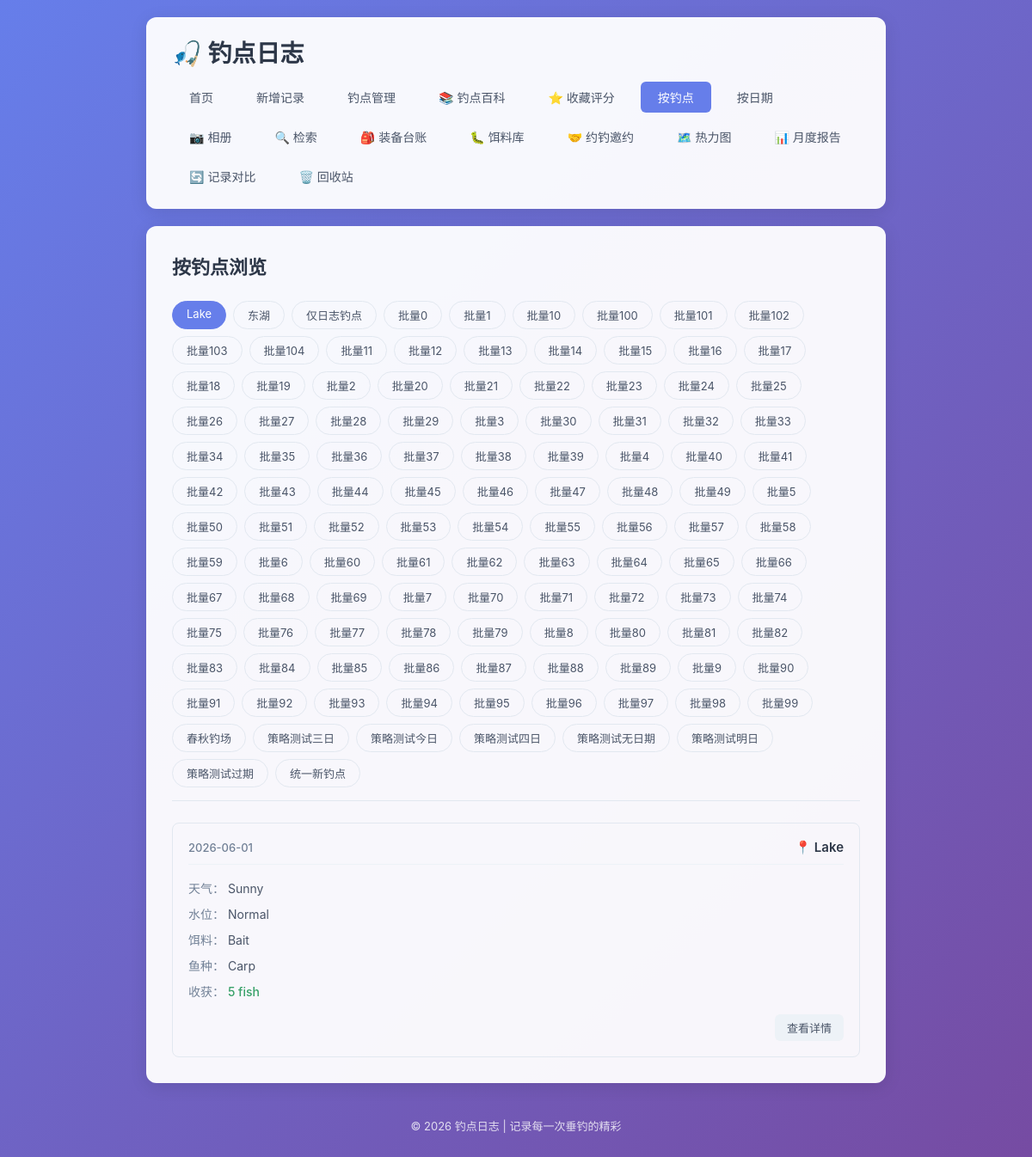
/by-spot, run on an earlier commit of the app's database.
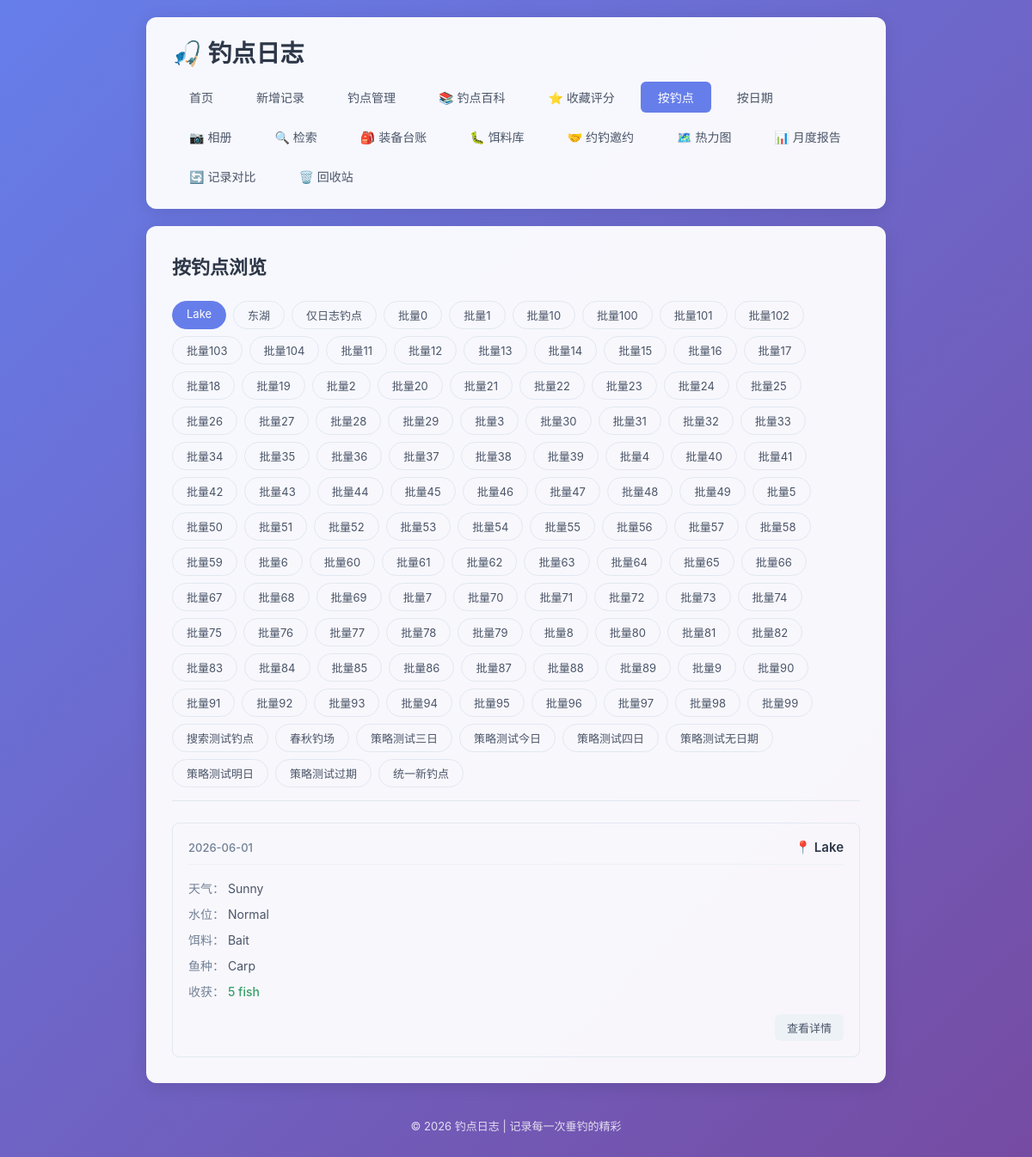
And on a later commit of the database.
### tables this page shows
CREATE TABLE fishing_logs (
            id INTEGER PRIMARY KEY AUTOINCREMENT,
            spot TEXT NOT NULL,
            weather TEXT NOT NULL,
            water_level TEXT NOT NULL,
            bait TEXT NOT NULL,
            fish_species TEXT NOT NULL,
            harvest TEXT NOT NULL,
            next_strategy TEXT,
            created_at DATE NOT NULL
        , temperature TEXT, humidity TEXT, wind TEXT, deleted_at TIMESTAMP, next_strategy_date DATE);

### app.py (the view)
@app.route('/by-spot')
def by_spot():
    conn = get_db()
    spots = conn.execute('SELECT DISTINCT spot FROM fishing_logs WHERE deleted_at IS NULL ORDER BY spot').fetchall()
    spot_list = [row['spot'] for row in spots]
    selected_spot = request.args.get('spot', spot_list[0] if spot_list else None)
    logs = []
    log_photos_dict = {}
    if selected_spot:
        log_rows = conn.execute(
            'SELECT * FROM fishing_logs WHERE spot = ? AND deleted_at IS NULL ORDER BY created_at DESC, id DESC',
            (selected_spot,)
        ).fetchall()
        logs = [dict(row) for row in log_rows]
        log_ids = [log['id'] for log in logs]
        if log_ids:
            placeholders = ','.join('?' * len(log_ids))
            photo_rows = conn.execute(
                f'SELECT * FROM log_photos WHERE log_id IN ({placeholders}) ORDER BY log_id, sort_order, id',
                log_ids
            ).fetchall()
            for photo in photo_rows:
                p = dict(photo)
                p['url'] = f'/static/uploads/{p["filename"]}'
                if p['log_id'] not in log_photos_dict:
                    log_photos_dict[p['log_id']] = []
                log_photos_dict[p['log_id']].append(p)
        for log in logs:
            log['photos'] = log_photos_dict.get(log['id'], [])
            log['photo_count'] = len(log['photos'])
    conn.close()
    return render_template('by_spot.html', spot_list=spot_list, selected_spot=selected_spot, logs=logs)

### app.py (called while the page is built)
def get_db():
    conn = sqlite3.connect(DB_PATH)
    conn.row_factory = sqlite3.Row
    return conn

### templates/by_spot.html (shortened to what this page needs)
{% extends 'base.html' %}
{% block content %}
    <div class="page-header">
        <h2>按钓点浏览</h2>
    </div>
    {% if spot_list %}
        <div class="filter-bar">
            {% for spot in spot_list %}
                <a href="{{ url_for('by_spot', spot=spot) }}"
                   class="filter-btn {% if spot == selected_spot %}active{% endif %}">
                    {{ spot }}
                </a>
            {% endfor %}
        </div>
        {% if logs %}
            <div class="log-list">
                {% for log in logs %}
                    <div class="log-card">
                        <div class="log-header">
                            <span class="log-date">{{ log['created_at'] }}</span>
                            <span class="log-spot">📍 {{ log['spot'] }}</span>
                        </div>
                        <div class="log-body">
                            <div class="log-row">
                                <span class="label">天气：</span>
                                <span>{{ log['weather'] }}</span>
                            </div>
                            <div class="log-row">
                                <span class="label">水位：</span>
                                <span>{{ log['water_level'] }}</span>
                            </div>
                            <div class="log-row">
                                <span class="label">饵料：</span>
                                <span>{{ log['bait'] }}</span>
                            </div>
                            <div class="log-row">
                                <span class="label">鱼种：</span>
                                <span>{{ log['fish_species'] }}</span>
                            </div>
                            <div class="log-row">
                                <span class="label">收获：</span>
                                <span class="harvest">{{ log['harvest'] }}</span>
                            </div>
                        </div>
                        <div class="log-footer">
                            <a href="{{ url_for('log_detail', log_id=log['id']) }}" class="btn btn-small">查看详情</a>
                        </div>
                    </div>
                {% endfor %}
            </div>
        {% else %}
            <div class="empty-state">
                <p>该钓点暂无记录</p>
            </div>
        {% endif %}
    {% else %}
        <div class="empty-state">
            <p>还没有任何钓点记录</p>
            <a href="{{ url_for('add_log') }}" class="btn btn-primary">+ 新增记录</a>
        </div>
    {% endif %}
{% endblock %}

### templates/base.html (shortened to what this page needs)
<!DOCTYPE html>
<html lang="zh-CN">
<head>
    <link rel="stylesheet" href="{{ url_for('static', filename='style.css') }}">
</head>
<body>
    <div class="container">
        <header>
            <h1>🎣 钓点日志</h1>
            <nav>
                <a href="{{ url_for('index') }}" class="{% if request.endpoint == 'index' %}active{% endif %}">首页</a>
                <a href="{{ url_for('add_log') }}" class="{% if request.endpoint == 'add_log' %}active{% endif %}">新增记录</a>
                <a href="{{ url_for('spots_list') }}" class="{% if request.endpoint in ['spots_list', 'spot_detail', 'add_spot', 'edit_spot'] %}active{% endif %}">钓点管理</a>
                <a href="{{ url_for('wiki_list') }}" class="{% if request.endpoint in ['wiki_list', 'wiki_detail', 'wiki_add', 'wiki_edit'] %}active{% endif %}">📚 钓点百科</a>
                <a href="{{ url_for('spots_list', filter='favorite') }}" class="{% if request.endpoint == 'spots_list' and request.args.get('filter') == 'favorite' %}active{% endif %}">⭐ 收藏评分</a>
                <a href="{{ url_for('by_spot') }}" class="{% if request.endpoint == 'by_spot' %}active{% endif %}">按钓点</a>
                <a href="{{ url_for('by_date') }}" class="{% if request.endpoint == 'by_date' %}active{% endif %}">按日期</a>
                <a href="{{ url_for('gallery') }}" class="{% if request.endpoint == 'gallery' %}active{% endif %}">📷 相册</a>
                <a href="{{ url_for('search_logs') }}" class="{% if request.endpoint == 'search_logs' %}active{% endif %}">🔍 检索</a>
                <a href="{{ url_for('equipments_list') }}" class="">🎒 装备台账</a>
                <a href="{{ url_for('baits_list') }}" class="{% if request.endpoint in ['baits_list', 'add_bait', 'edit_bait'] %}active{% endif %}">🐛 饵料库</a>
                <a href="{{ url_for('invitations_list') }}" class="{% if request.endpoint in ['invitations_list', 'add_invitation', 'invitations_detail', 'edit_invitation'] %}active{% endif %}">🤝 约钓邀约</a>
                <a href="{{ url_for('heatmap') }}" class="{% if request.endpoint == 'heatmap' %}active{% endif %}">🗺️ 热力图</a>
                <a href="{{ url_for('monthly_report') }}" class="{% if request.endpoint == 'monthly_report' %}active{% endif %}">📊 月度报告</a>
                <a href="{{ url_for('compare_select') }}" class="{% if request.endpoint in ['compare_select', 'compare_results'] %}active{% endif %}">🔄 记录对比</a>
                <a href="{{ url_for('recycle_bin') }}" class="{% if request.endpoint in ['recycle_bin', 'restore_item', 'permanent_delete_item', 'batch_restore', 'batch_permanent_delete'] %}active{% endif %}">🗑️ 回收站</a>
            </nav>
        </header>
        <main>
            {% block content %}{% endblock %}
        </main>
        <footer>
            <p>© 2026 钓点日志 | 记录每一次垂钓的精彩</p>
        </footer>
    </div>
</body>
</html>

What changed in the data, as far as the page shows it:
added fishing_logs: spot "搜索测试钓点", shown under "按钓点浏览"
